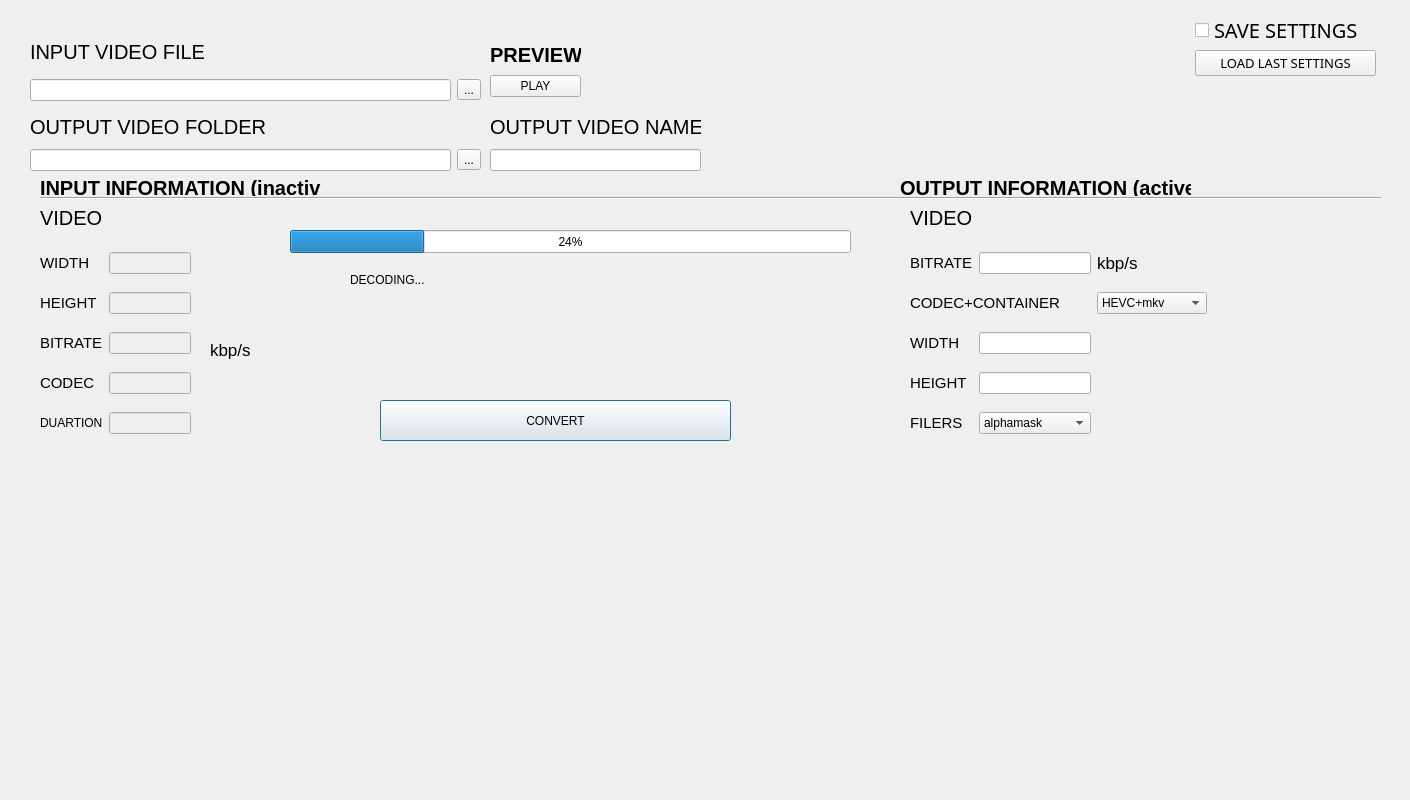
      <widget class="QWidget" name="tab_2">
       <attribute name="title">
        <string>   VIDEO CONVERTER   </string>
       </attribute>
       <widget class="QLabel" name="label_6">
        <property name="geometry">
         <rect>
          <x>0</x>
          <y>480</y>
          <width>1401</width>
          <height>311</height>
         </rect>
        </property>
        <property name="text">
         <string/>
        </property>
        <property name="pixmap">
         <pixmap resource="one_converter.qrc">:/ONE_converter/Resources/mylogo1.jpg</pixmap>
        </property>
        <property name="scaledContents">
         <bool>true</bool>
        </property>
       </widget>
       <widget class="QPushButton" name="pushButton_3">
        <property name="geometry">
         <rect>
          <x>380</x>
          <y>400</y>
          <width>351</width>
          <height>41</height>
         </rect>
        </property>
        <property name="text">
         <string>CONVERT</string>
        </property>
        <property name="autoDefault">
         <bool>true</bool>
        </property>
        <property name="default">
         <bool>true</bool>
        </property>
        <property name="flat">
         <bool>false</bool>
        </property>
       </widget>
       <widget class="Line" name="line_11">
        <property name="geometry">
         <rect>
          <x>40</x>
          <y>190</y>
          <width>741</width>
          <height>16</height>
         </rect>
        </property>
        <property name="orientation">
         <enum>Qt::Horizontal</enum>
        </property>
       </widget>
       <widget class="QLabel" name="label_42">
        <property name="geometry">
         <rect>
          <x>40</x>
          <y>180</y>
          <width>281</width>
          <height>16</height>
         </rect>
        </property>
        <property name="font">
         <font>
          <pointsize>15</pointsize>
          <weight>75</weight>
          <bold>true</bold>
         </font>
        </property>
        <property name="text">
         <string>INPUT INFORMATION (inactive)</string>
        </property>
       </widget>
       <widget class="QWidget" name="layoutWidget_2">
        <property name="geometry">
         <rect>
          <x>40</x>
          <y>240</y>
          <width>151</width>
          <height>211</height>
         </rect>
        </property>
        <layout class="QGridLayout" name="gridLayout_5">
         <item row="2" column="1">
          <widget class="QLineEdit" name="lineEdit_26">
           <property name="enabled">
            <bool>false</bool>
           </property>
          </widget>
         </item>
         <item row="2" column="0">
          <widget class="QLabel" name="label_43">
           <property name="font">
            <font>
             <pointsize>11</pointsize>
            </font>
           </property>
           <property name="text">
            <string>BITRATE</string>
           </property>
          </widget>
         </item>
         <item row="0" column="0">
          <widget class="QLabel" name="label_44">
           <property name="font">
            <font>
             <pointsize>11</pointsize>
            </font>
           </property>
           <property name="text">
            <string>WIDTH</string>
           </property>
          </widget>
         </item>
         <item row="0" column="1">
          <widget class="QLineEdit" name="lineEdit_27">
           <property name="enabled">
            <bool>false</bool>
           </property>
          </widget>
         </item>
         <item row="3" column="0">
          <widget class="QLabel" name="label_45">
           <property name="font">
            <font>
             <pointsize>11</pointsize>
            </font>
           </property>
           <property name="text">
            <string>CODEC</string>
           </property>
          </widget>
         </item>
         <item row="1" column="0">
          <widget class="QLabel" name="label_46">
           <property name="font">
            <font>
             <pointsize>11</pointsize>
            </font>
           </property>
           <property name="text">
            <string>HEIGHT</string>
           </property>
          </widget>
         </item>
         <item row="3" column="1">
          <widget class="QLineEdit" name="lineEdit_28">
           <property name="enabled">
            <bool>false</bool>
           </property>
          </widget>
         </item>
         <item row="1" column="1">
          <widget class="QLineEdit" name="lineEdit_29">
           <property name="enabled">
            <bool>false</bool>
           </property>
          </widget>
         </item>
         <item row="4" column="0">
          <widget class="QLabel" name="label_47">
           <property name="text">
            <string>DUARTION</string>
           </property>
          </widget>
         </item>
         <item row="4" column="1">
          <widget class="QLineEdit" name="lineEdit_30">
           <property name="enabled">
            <bool>false</bool>
           </property>
          </widget>
         </item>
        </layout>
       </widget>
       <widget class="QLabel" name="label_51">
        <property name="geometry">
         <rect>
          <x>40</x>
          <y>210</y>
          <width>131</width>
          <height>16</height>
         </rect>
        </property>
        <property name="font">
         <font>
          <pointsize>15</pointsize>
         </font>
        </property>
        <property name="text">
         <string>VIDEO</string>
        </property>
       </widget>
       <widget class="QLabel" name="label_52">
        <property name="geometry">
         <rect>
          <x>900</x>
          <y>180</y>
          <width>291</width>
          <height>16</height>
         </rect>
        </property>
        <property name="font">
         <font>
          <pointsize>15</pointsize>
          <weight>75</weight>
          <bold>true</bold>
         </font>
        </property>
        <property name="text">
         <string>OUTPUT INFORMATION (active)</string>
        </property>
       </widget>
       <widget class="Line" name="line_12">
        <property name="geometry">
         <rect>
          <x>770</x>
          <y>190</y>
          <width>611</width>
          <height>16</height>
         </rect>
        </property>
        <property name="orientation">
         <enum>Qt::Horizontal</enum>
        </property>
       </widget>
       <widget class="QLabel" name="label_56">
        <property name="geometry">
         <rect>
          <x>910</x>
          <y>210</y>
          <width>131</width>
          <height>16</height>
         </rect>
        </property>
        <property name="font">
         <font>
          <pointsize>15</pointsize>
         </font>
        </property>
        <property name="text">
         <string>VIDEO</string>
        </property>
       </widget>
       <widget class="QLabel" name="label_53">
        <property name="geometry">
         <rect>
          <x>210</x>
          <y>340</y>
          <width>81</width>
          <height>20</height>
         </rect>
        </property>
        <property name="font">
         <font>
          <pointsize>13</pointsize>
         </font>
        </property>
        <property name="text">
         <string>kbp/s</string>
        </property>
       </widget>
       <widget class="QWidget" name="layoutWidget">
        <property name="geometry">
         <rect>
          <x>30</x>
          <y>110</y>
          <width>451</width>
          <height>61</height>
         </rect>
        </property>
        <layout class="QVBoxLayout" name="verticalLayout_9">
         <item>
          <widget class="QLabel" name="label_14">
           <property name="font">
            <font>
             <pointsize>15</pointsize>
            </font>
           </property>
           <property name="text">
            <string>OUTPUT VIDEO FOLDER</string>
           </property>
          </widget>
         </item>
         <item>
          <layout class="QHBoxLayout" name="horizontalLayout_8">
           <item>
            <widget class="QLineEdit" name="lineEdit_8"/>
           </item>
           <item>
            <widget class="QToolButton" name="toolButton_5">
             <property name="text">
              <string>...</string>
             </property>
            </widget>
           </item>
          </layout>
         </item>
        </layout>
       </widget>
       <widget class="QWidget" name="layoutWidget">
        <property name="geometry">
         <rect>
          <x>30</x>
          <y>30</y>
          <width>451</width>
          <height>71</height>
         </rect>
        </property>
        <layout class="QVBoxLayout" name="verticalLayout_10">
         <item>
          <widget class="QLabel" name="label_7">
           <property name="font">
            <font>
             <pointsize>15</pointsize>
            </font>
           </property>
           <property name="text">
            <string>INPUT VIDEO FILE</string>
           </property>
          </widget>
         </item>
         <item>
          <layout class="QHBoxLayout" name="horizontalLayout_9">
           <item>
            <widget class="QLineEdit" name="lineEdit_5"/>
           </item>
           <item>
            <widget class="QToolButton" name="toolButton_3">
             <property name="text">
              <string>...</string>
             </property>
            </widget>
           </item>
          </layout>
         </item>
        </layout>
       </widget>
       <widget class="QWidget" name="layoutWidget">
        <property name="geometry">
         <rect>
          <x>490</x>
          <y>110</y>
          <width>211</width>
          <height>61</height>
         </rect>
        </property>
        <layout class="QVBoxLayout" name="verticalLayout_11">
         <item>
          <widget class="QLabel" name="label_15">
           <property name="font">
            <font>
             <pointsize>15</pointsize>
            </font>
           </property>
           <property name="text">
            <string>OUTPUT VIDEO NAME</string>
           </property>
          </widget>
         </item>
         <item>
          <widget class="QLineEdit" name="lineEdit_9"/>
         </item>
        </layout>
       </widget>
       <widget class="QWidget" name="layoutWidget">
        <property name="geometry">
         <rect>
          <x>1195</x>
          <y>16</y>
          <width>181</width>
          <height>60</height>
         </rect>
        </property>
        <layout class="QVBoxLayout" name="verticalLayout_4">
         <item>
          <widget class="QCheckBox" name="checkBox_16">
           <property name="font">
            <font>
             <family>Nyala</family>
             <pointsize>15</pointsize>
            </font>
           </property>
           <property name="text">
            <string>SAVE SETTINGS</string>
           </property>
          </widget>
         </item>
         <item>
          <widget class="QPushButton" name="pushButton_19">
           <property name="font">
            <font>
             <family>Nyala</family>
             <pointsize>10</pointsize>
            </font>
           </property>
           <property name="text">
            <string>LOAD LAST SETTINGS</string>
           </property>
          </widget>
         </item>
        </layout>
       </widget>
       <widget class="QWidget" name="Loading_widget_2" native="true">
        <property name="enabled">
         <bool>true</bool>
        </property>
        <property name="geometry">
         <rect>
          <x>280</x>
          <y>200</y>
          <width>581</width>
          <height>91</height>
         </rect>
        </property>
        <widget class="QProgressBar" name="progressBar_2">
         <property name="geometry">
          <rect>
           <x>10</x>
           <y>30</y>
           <width>561</width>
           <height>23</height>
          </rect>
         </property>
         <property name="value">
          <number>24</number>
         </property>
         <property name="textVisible">
          <bool>true</bool>
         </property>
        </widget>
        <widget class="QLabel" name="label_22">
         <property name="geometry">
          <rect>
           <x>70</x>
           <y>70</y>
           <width>211</width>
           <height>20</height>
          </rect>
         </property>
         <property name="text">
          <string>DECODING...</string>
         </property>
        </widget>
       </widget>
       <widget class="QWidget" name="layoutWidget">
        <property name="geometry">
         <rect>
          <x>490</x>
          <y>40</y>
          <width>91</width>
          <height>57</height>
         </rect>
        </property>
        <layout class="QVBoxLayout" name="verticalLayout_14">
         <item>
          <widget class="QLabel" name="label_17">
           <property name="font">
            <font>
             <pointsize>15</pointsize>
             <weight>75</weight>
             <bold>true</bold>
            </font>
           </property>
           <property name="text">
            <string>PREVIEW</string>
           </property>
          </widget>
         </item>
         <item>
          <widget class="QPushButton" name="pushButton_6">
           <property name="text">
            <string>PLAY</string>
           </property>
           <property name="checkable">
            <bool>false</bool>
           </property>
           <property name="autoRepeat">
            <bool>false</bool>
           </property>
           <property name="autoExclusive">
            <bool>false</bool>
           </property>
          </widget>
         </item>
        </layout>
       </widget>
       <widget class="QWidget" name="layoutWidget">
        <property name="geometry">
         <rect>
          <x>910</x>
          <y>240</y>
          <width>297</width>
          <height>211</height>
         </rect>
        </property>
        <layout class="QGridLayout" name="gridLayout">
         <item row="0" column="0">
          <widget class="QLabel" name="label_57">
           <property name="font">
            <font>
             <pointsize>11</pointsize>
            </font>
           </property>
           <property name="text">
            <string>BITRATE</string>
           </property>
          </widget>
         </item>
         <item row="1" column="2">
          <widget class="QComboBox" name="comboBox_3">
           <property name="minimumSize">
            <size>
             <width>110</width>
             <height>0</height>
            </size>
           </property>
           <item>
            <property name="text">
             <string>HEVC+mkv</string>
            </property>
           </item>
           <item>
            <property name="text">
             <string>MPEG-1</string>
            </property>
           </item>
           <item>
            <property name="text">
             <string>MPEG-2</string>
            </property>
           </item>
           <item>
            <property name="text">
             <string>AVC</string>
            </property>
           </item>
          </widget>
         </item>
         <item row="2" column="0">
          <widget class="QLabel" name="label_58">
           <property name="font">
            <font>
             <pointsize>11</pointsize>
            </font>
           </property>
           <property name="text">
            <string>WIDTH</string>
           </property>
          </widget>
         </item>
         <item row="3" column="0">
          <widget class="QLabel" name="label_60">
           <property name="font">
            <font>
             <pointsize>11</pointsize>
            </font>
           </property>
           <property name="text">
            <string>HEIGHT</string>
           </property>
          </widget>
         </item>
         <item row="4" column="0">
          <widget class="QLabel" name="label_61">
           <property name="font">
            <font>
             <pointsize>11</pointsize>
            </font>
           </property>
           <property name="text">
            <string>FILERS</string>
           </property>
          </widget>
         </item>
         <item row="2" column="1">
          <widget class="QLineEdit" name="lineEdit_36">
           <property name="enabled">
            <bool>true</bool>
           </property>
          </widget>
         </item>
         <item row="3" column="1">
          <widget class="QLineEdit" name="lineEdit_38">
           <property name="enabled">
            <bool>true</bool>
           </property>
          </widget>
         </item>
         <item row="0" column="1">
          <widget class="QLineEdit" name="lineEdit_35">
           <property name="enabled">
            <bool>true</bool>
           </property>
          </widget>
         </item>
         <item row="1" column="0" colspan="2">
          <widget class="QLabel" name="label_59">
           <property name="font">
            <font>
             <pointsize>11</pointsize>
            </font>
           </property>
           <property name="text">
            <string>CODEC+CONTAINER</string>
           </property>
          </widget>
         </item>
         <item row="4" column="1">
          <widget class="QComboBox" name="comboBox_5">
           <item>
            <property name="text">
             <string>alphamask</string>
            </property>
           </item>
           <item>
            <property name="text">
             <string>antiflicker</string>
            </property>
           </item>
          </widget>
         </item>
         <item row="0" column="2">
          <widget class="QLabel" name="label_54">
           <property name="font">
            <font>
             <pointsize>13</pointsize>
            </font>
           </property>
           <property name="text">
            <string>kbp/s</string>
           </property>
          </widget>
         </item>
        </layout>
       </widget>
       <zorder>Loading_widget_2</zorder>
       <zorder>layoutWidget</zorder>
       <zorder>layoutWidget</zorder>
       <zorder>layoutWidget</zorder>
       <zorder>layoutWidget</zorder>
       <zorder>layoutWidget</zorder>
       <zorder>layoutWidget</zorder>
       <zorder>label_6</zorder>
       <zorder>pushButton_3</zorder>
       <zorder>line_11</zorder>
       <zorder>label_42</zorder>
       <zorder>layoutWidget_2</zorder>
       <zorder>label_51</zorder>
       <zorder>label_52</zorder>
       <zorder>line_12</zorder>
       <zorder>label_56</zorder>
       <zorder>label_53</zorder>
      </widget>
